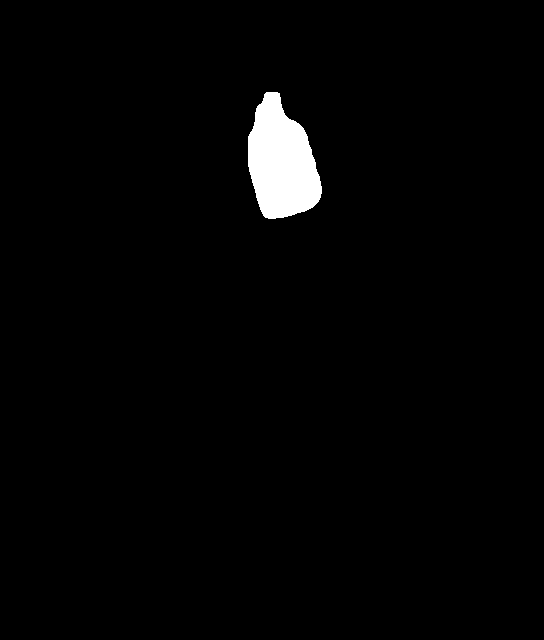
#> input picture e_commerce_template/segmented_objects/filtered/object_1.png, 544 x 640 px, found by its file name
$ python crop_original.py
#> lines starting #> are read from the running program, lines starting #| are printed output that depends on the picture; after the words box and inside, x2 and y2 are one past the last pixel; in counts of white or black regions, pixels touching at a corner belong together; pictures that were not available may be replaced by others from this repository, and a replacement may not be noted
# # # This file 还原 the masks to the original picture to get a restangular image of the items
# # import os
# # import cv2
# # import numpy as np

# # # 加载原图像和所有mask图像
# # def load_image_and_masks(image_path, mask_folder):
# #     image = cv2.imread(image_path)
# #     masks = []
# #     filenames = []
# #     for filename in os.listdir(mask_folder):
# #         if filename.endswith(".png"):
# #             filepath = os.path.join(mask_folder, filename)
# #             mask = cv2.imread(filepath, cv2.IMREAD_GRAYSCALE)
# #             mask = mask / 255  # 将mask转换为二进制
# #             masks.append(mask)
# #             filenames.append(filename)
# #     return image, masks, filenames

# # # 计算mask的最小外接矩形
# # def get_bounding_rect(mask):
# #     coords = np.column_stack(np.where(mask > 0))
# #     x, y, w, h = cv2.boundingRect(coords)
# #     return x, y, w, h

# # # 在原图像中裁剪mask的最小外接矩形区域
# # def crop_image_with_mask(image, mask):
# #     x, y, w, h = get_bounding_rect(mask)
# #     cropped_image = image[y:y+h, x:x+w]
# #     return cropped_image

# # # 保存裁剪后的图像
# # def save_cropped_images(output_folder, cropped_images, filenames):
# #     os.makedirs(output_folder, exist_ok=True)
# #     for cropped_image, filename in zip(cropped_images, filenames):
# #         filepath = os.path.join(output_folder, filename)
# #         cv2.imwrite(filepath, cropped_image)

# # # 主函数
# # def main(image_path, mask_folder, output_folder):
# #     image, masks, filenames = load_image_and_masks(image_path, mask_folder)
# #     cropped_images = []

# #     for mask in masks:
# #         cropped_image = crop_image_with_mask(image, mask)
# #         cropped_images.append(cropped_image)

# #     save_cropped_images(output_folder, cropped_images, filenames)

# # # 使用示例
# # image_path = '/Users/jermainezhao/hand_hand/items_2.JPG'  # 替换为你的原图像路径
# # mask_folder = '/Users/jermainezhao/hand_hand/segmented_objects/filtered'  # 替换为你的mask文件夹路径
# # output_folder = '/Users/jermainezhao/hand_hand/segmented_objects/items'  # 替换为你希望保存结果的文件夹路径
# # main(image_path, mask_folder, output_folder)
# import cv2
# import numpy as np

# # 计算mask的最小外接矩形
# def get_bounding_rect(mask):
#     coords = np.column_stack(np.where(mask > 0))
#     x, y, w, h = cv2.boundingRect(coords)
#     return x, y, w, h

# # 在原图像中裁剪mask的最小外接矩形区域
# def crop_image_with_mask(image, mask):
#     x, y, w, h = get_bounding_rect(mask)
#     cropped_image = image[y:y+h, x:x+w]
#     return cropped_image

# # 主函数
# def main(original_image_path, mask_image_path, output_image_path):
#     # 读取原图像和mask图像
#     original_image = cv2.imread(original_image_path)
#     mask_image = cv2.imread(mask_image_path, cv2.IMREAD_GRAYSCALE)

#     # 调整mask图像大小以匹配原图像大小
#     mask_image = cv2.resize(mask_image, (original_image.shape[1], original_image.shape[0]), interpolation=cv2.INTER_NEAREST)

#     # 将mask图像二值化
#     _, mask_binary = cv2.threshold(mask_image, 127, 255, cv2.THRESH_BINARY)

#     # 裁剪图像
#     cropped_image = crop_image_with_mask(original_image, mask_binary)

#     # 保存裁剪后的图像
#     cv2.imwrite(output_image_path, cropped_image)

# # 使用示例
# original_image_path = '/Users/jermainezhao/hand_hand/items_2.JPG' # 原图像路径
# mask_image_path = '/Users/jermainezhao/hand_hand/segmented_objects/filtered/object_1.png'  # mask图像路径
# output_image_path = 'cropped_image.png'  # 保存裁剪后的图像路径

# main(original_image_path, mask_image_path, output_image_path)

import cv2
import numpy as np
from matplotlib import pyplot as plt

mask_path = '/Users/jermainezhao/hand_hand/segmented_objects/filtered/object_1.png'
mask_image = cv2.imread(mask_path, cv2.IMREAD_GRAYSCALE)
#> mask_image: shape (640, 544); 1.9% white; 1 white region, box (x1, y1, x2, y2) and area: (248, 92, 322, 219) 6504

# Load the image to be masked
image_to_mask_path = 'items_2.JPG'  # replace with your image path
image_to_mask = cv2.imread(image_to_mask_path)
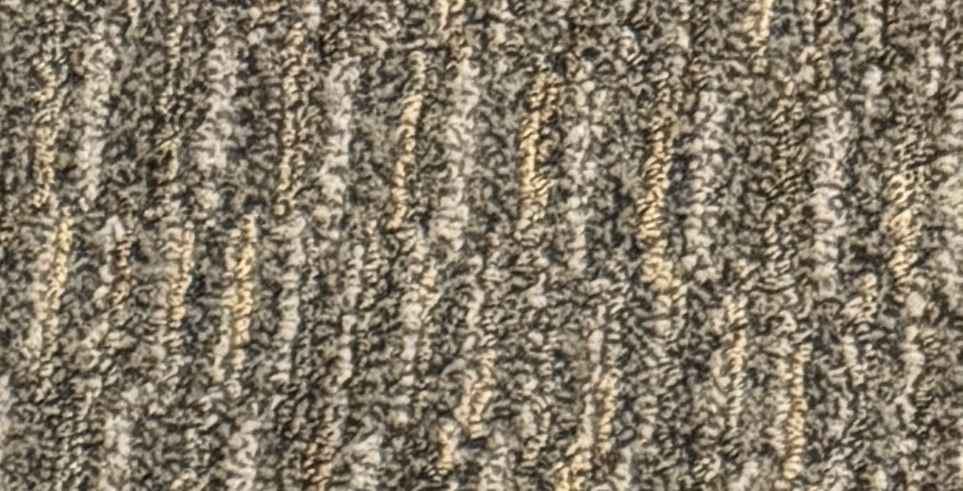
#> input picture e_commerce_template/Obsolete_files/cropped_image.png, 963 x 491 px, given in place of items_2.JPG, which was not available
#> image_to_mask is the input picture: shape (491, 963, 3); mean B, G, R 104.6, 122.2, 133.1

# Resize the mask to match the image size
mask_resized = cv2.resize(mask_image, (image_to_mask.shape[1], image_to_mask.shape[0]), interpolation=cv2.INTER_NEAREST)
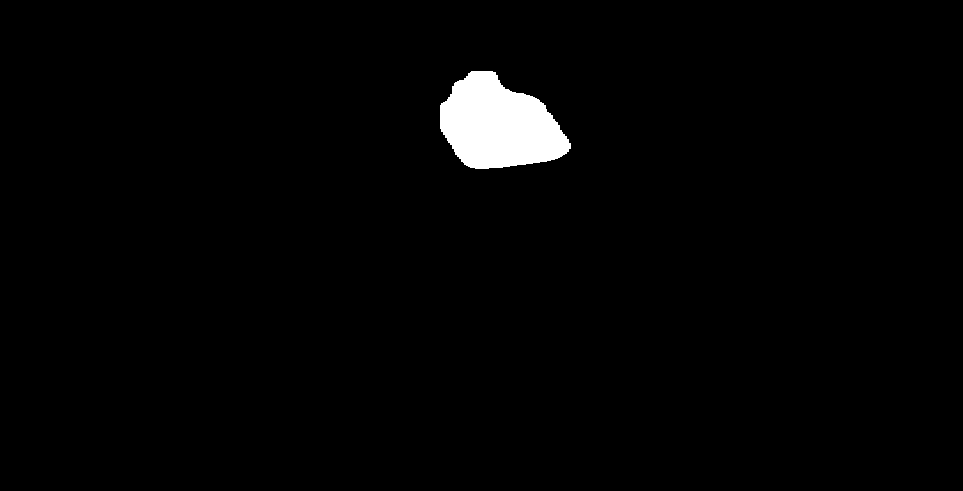
#> mask_resized: shape (491, 963); 1.9% white; 1 white region

# Threshold the mask image to binary
_, binary_mask = cv2.threshold(mask_resized, 127, 255, cv2.THRESH_BINARY)

# Find contours
contours, _ = cv2.findContours(binary_mask, cv2.RETR_EXTERNAL, cv2.CHAIN_APPROX_SIMPLE)
#> contours = 1 contour; box (x1, y1, x2, y2) and area: (440, 71, 571, 169) 8648

# Get the bounding box of the largest contour
x, y, w, h = cv2.boundingRect(contours[0])
#> x = 440; y = 71; w = 131; h = 98

# Create a new mask with the bounding rectangle
new_mask = np.zeros_like(mask_resized)
pad = 200
# cv2.rectangle(new_mask, (x - pad, y - pad), (x + w + pad, y + h + pad), 255, -1)  # Filled rectangle

if w < h:
    if w/h < 3/4:
        x_1 = x + w/2 - 3*h/8
        y_1 = y
        w_1 = 3*h/4
        h_1 = h
    else:
        x_1 = x
        y_1 = y + h/2 - 2*w/4
        w_1 = w
        h_1 = 4*w/3
else:
    if w/h > 4/3:
        x_1 = x
#> x_1 = 440
        y_1 = y + h/2 - 2*w/4
#> y_1 = 54.5
        w_1 = w
#> w_1 = 131
        h_1 = 4*w/3
#> h_1 = 174.7
    else:
        x_1 = x + w/2 - 3*h/8
        y_1 = y
        w_1 = 3*h/4
        h_1 = h

x_1 = int(x_1)
y_1 = int(y_1)
#> y_1 = 54
w_1 = int(w_1)
h_1 = int(h_1)
#> h_1 = 174
cv2.rectangle(new_mask, (x_1 - pad, y_1 - pad), (x_1 + w_1 + pad, y_1 + h_1 + pad), 255, -1)  # Filled rectangle
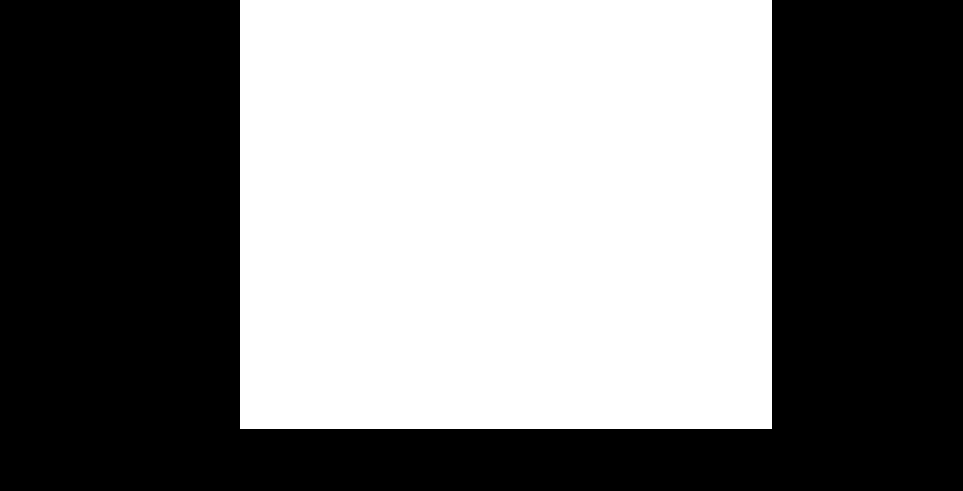
#> new_mask: shape (491, 963); 48.3% white; 1 white region, box (x1, y1, x2, y2) and area: (240, 0, 772, 429) 228228


# Apply the new mask to the image
masked_image = cv2.bitwise_and(image_to_mask, image_to_mask, mask=new_mask)
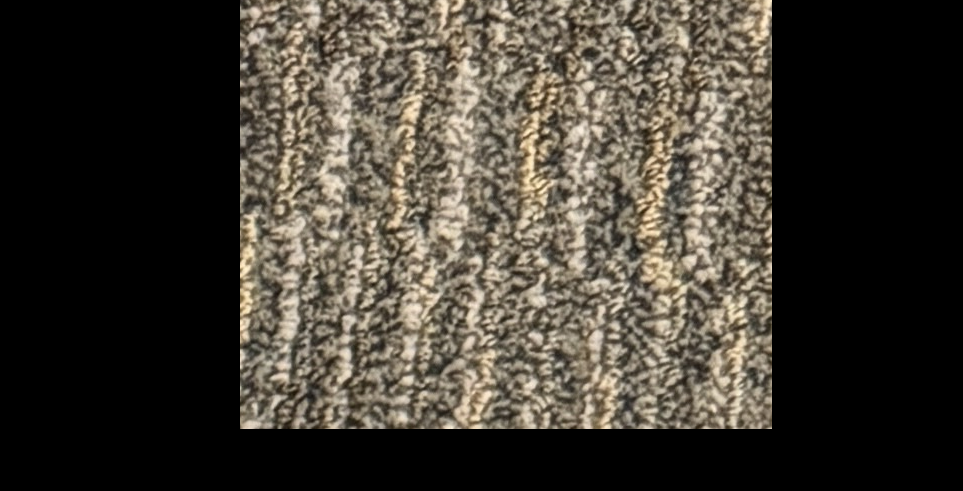
#> masked_image: shape (491, 963, 3); mean B, G, R 50.7, 59.3, 64.5

# Display the original image, the mask, and the masked image
plt.figure(figsize=(12, 6))

plt.subplot(1, 3, 1)
plt.title('Original Image')
plt.imshow(cv2.cvtColor(image_to_mask, cv2.COLOR_BGR2RGB))
plt.axis('off')

plt.subplot(1, 3, 2)
plt.title('New Mask')
plt.imshow(new_mask, cmap='gray')
plt.axis('off')

plt.subplot(1, 3, 3)
plt.title('Masked Image')
plt.imshow(cv2.cvtColor(masked_image, cv2.COLOR_BGR2RGB))
plt.axis('off')

plt.tight_layout()
plt.show()
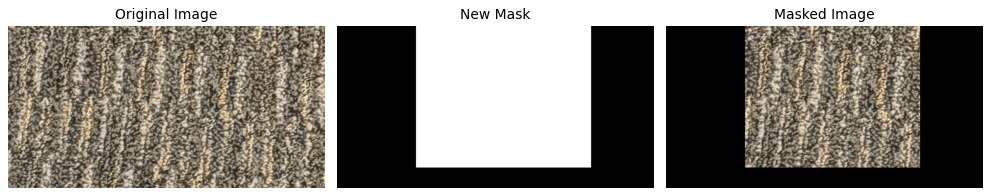
#> figure drawn by matplotlib, 3 panels
